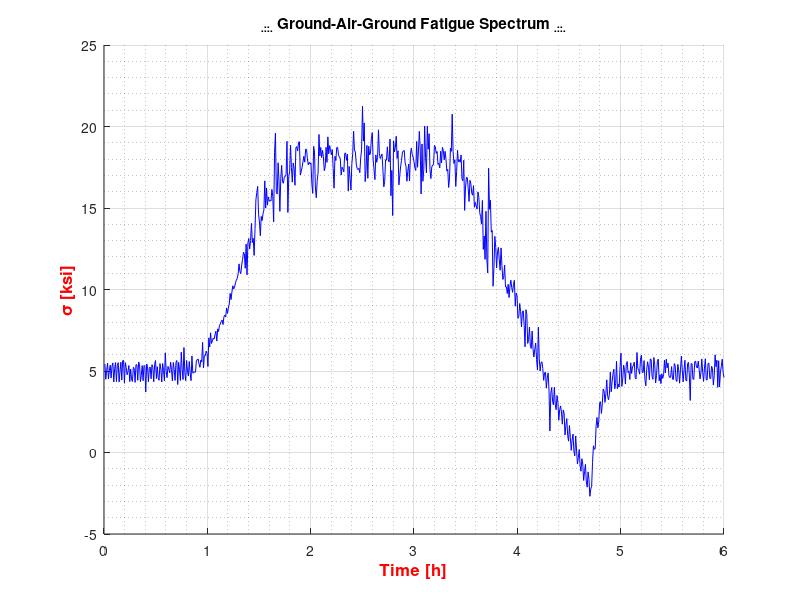

Write MATLAB code to recreate this figure. (Note: this script raises an error after producing the figure.)
clear all
close all
clc
%%
%
Data = load('Pontos Rainflow.txt'); %Cycle Data 
Size_Data = size(Data);
%
%--------------------------------------------------------------------------
%
%
Horas_Voo = 6;
%                             // Plot //  
time_pass = (Horas_Voo/Size_Data(1,1)); %passo de tempo considerando um ciclo GAG de ~6h
t = (0 + time_pass):time_pass:Horas_Voo; %tempo do ciclo GAG 
s = Data; 
%
figure(1)
hold on; grid on; grid minor;
plot(t,s,'LineWidth',0.5,'Color','b')
xlabel('Time [h]','FontSize',12,'FontWeight','bold','Color','r');
ylabel('\sigma [ksi]','FontSize',12,'FontWeight','bold','Color','r');
title('_._:_:_. Ground-Air-Ground Fatigue Spectrum _._:_:_.'); 
%
%--------------------------------------------------------------------------
%
%Picos:
Peaks = findpeaks(Data); %Peaks values in Data array
%
%Vales:
vls = islocalmin(Data); %logical value for local min (valley)
find_valley = find(vls==1); %find logical occurence for local min (Valley positions)
Valleys = Data(find_valley,1); %Valley values in Data array
%
Peaks_Valleys = [Peaks Valleys]; %Matriz Picos e Vales
%
%Tabulação das Posições: Picos x Vales : 
fprintf('\n')
fprintf('\t -------------------------------------------------------------')
fprintf('\n')
fprintf('\t\t\t .::. Tabulação Considerando Picos e Vales .::.')
fprintf('\n')
fprintf('\n')
Tabulation_Peaks_Valleys = array2table(Peaks_Valleys,...
    'VariableNames',{'Picos','Vales'});
disp(Tabulation_Peaks_Valleys);
%
%% RAINFLOW - IMPLEMENTAÇÃO 
%Função Rainflow: Baseado no modelo ASTM E1049-85(2017), porém considera o rainflow "completo"
[c,hist,edges,rmm,idx] = rainflow(Data); %Compute cycle counts for Data. Display the matrix of cycle counts.
c(:,1)=c(:,1).*2; %Aproximação para o método de ocorrências, i.e, considera o rainflow "simplificado"
%
%Tabulação Rainflow : 
fprintf('\n')
fprintf('\t -------------------------------------------------------------')
fprintf('\n')
fprintf('\t\t\t .::. Tabulação do Método Rainflow .::.')
fprintf('\n')
fprintf('\n')
fprintf('\n')
Rainflow_Sample = array2table(c,'VariableNames',{'Cicle_Count','Range','Mean','Start','End'});
Size_Rainflow_Sample = size(Rainflow_Sample);
disp(Rainflow_Sample);
%
figure(2)
histogram('BinEdges',edges','BinCounts',sum(hist,2))
xlabel('Stress Range')  
ylabel('Cycle Counts')
%
%% CÁLCULO DE VIDA ÚTIL:
%
%--------------------------------------------------------------------------
%
%                   // Outputs Método Rainflow //
ll = 1:1:Size_Rainflow_Sample(1,1);
%
Cycle_Count_Table = Rainflow_Sample(ll,1); %Forma Tabular
Cycle_Count_Array = Cycle_Count_Table{:,:}; %Converte a Forma Tabular em Array
%
Range_Table = Rainflow_Sample(ll,2); %Forma Tabular
Range_Array = Range_Table{:,:}; %Converte a Forma Tabular em Array
%
Mean_Table = Rainflow_Sample(ll,3); %Forma Tabular
Mean_Array = Mean_Table{:,:}; %Converte a Forma Tabular em Array
%
Start_Table = Rainflow_Sample(ll,4); %Forma Tabular
Start_Array = Start_Table{:,:}; %Converte a Forma Tabular em Array
%
End_Table = Rainflow_Sample(ll,5); %Forma Tabular
End_Array = End_Table{:,:}; %Converte a Forma Tabular em Array
%
%--------------------------------------------------------------------------
%
%                            // Tensões //
Sigma_Max_Array = (Mean_Array + Range_Array); %Forma Array
Sigma_Max_Table = array2table(Sigma_Max_Array); %Converte a Forma Array em Tabular
%
Sigma_Min_Array = (Mean_Array - Range_Array); %Forma Array
Sigma_Min_Table = array2table(Sigma_Min_Array); %Converte a Forma Array em Tabular
%
Sigma_Med_Array = 0.5*(Sigma_Max_Array + Sigma_Min_Array); %Forma Array
Sigma_Med_Table = array2table(Sigma_Med_Array); %Converte a Forma Array em Tabular
%
%
R_Array = Sigma_Min_Array./Sigma_Max_Array; %Forma Array
R_Table = array2table(R_Array); %Converte a Forma Array em Tabular
%
%--------------------------------------------------------------------------
%
%                              // SWT // 
Sigma_eq_SWT_Array = Sigma_Max_Array.*sqrt((1-R_Array)./2); %Forma Array
Size_Sigma_eq_SWT_Array = size(Sigma_eq_SWT_Array);
Sigma_eq_SWT_Table = array2table(Sigma_eq_SWT_Array); %Converte a Forma Array em Tabular
%
%--------------------------------------------------------------------------
%
%             // Palmgren Miner: Número de Ciclos p/ falhar // 
%
N = Cycle_Count_Array;
Array_Pgm = [Sigma_Min_Array Sigma_Max_Array R_Array Sigma_eq_SWT_Array N]; %Array dados Palmgren Miner
fprintf('\n')
fprintf('\t -------------------------------------------------------------')
fprintf('\n')
fprintf('\t\t\t .::. Tabulação Palmgren Miner .::.')
fprintf('\n')
fprintf('\n')
fprintf('\n')
Tabulation_Pgm_Painel_Inteiro = array2table(Array_Pgm,'VariableNames',{'S_min','S_max','R','S_eq_SWT','N'});
disp(Tabulation_Pgm_Painel_Inteiro);
fprintf('\n')
% ~ ~ ~ ~ ~ ~ ~ ~ ~ ~ ~ ~ ~ ~ ~ ~ ~ ~ ~ ~ ~ ~ ~ ~ ~ ~ ~ ~ ~ ~ ~ ~ ~ ~ ~ ~ ~ 
%              log(N)=11.10-3.97log(S-15.8): Al 2024-T3
%
Sigma_u = 72; %ultimate tensile strength [ksi] for Al 2024-T3
FS = 1.5; %Fator de Segurança
Limit_Clipping = Sigma_u*FS;
Limit_Truncation = 15.8;
%
i=1:1:Size_Sigma_eq_SWT_Array(1,1);
%
%Clipping: Desprezar tensões maiores que Sigma_u*FS
%Truncamento: Desprezar tensões menores de 15.8 ksi (valor retirado da equação da curva S-N do material)
%
j = find(Sigma_eq_SWT_Array(i,1) > Limit_Truncation & Sigma_eq_SWT_Array(i,1) < Limit_Clipping); %posições de Sigma_eq_SWT_Array que atendem às restrições de clipagem e truncamento
%
Sigma_eq_SWT_Array_Remastered = Sigma_eq_SWT_Array(j,Size_Sigma_eq_SWT_Array(1,2));
N_Remastered = N(j,1);
%
% ~ ~ ~ ~ ~ ~ ~ ~ ~ ~ ~ ~ ~ ~ ~ ~ ~ ~ ~ ~ ~ ~ ~ ~ ~ ~ ~ ~ ~ ~ ~ ~ ~ ~ ~ ~ ~ 
%Painel Inteiriço:
Nf_Painel_Inteiro = 10 .^ (11.1 - (3.97.*log10(Sigma_eq_SWT_Array_Remastered - 15.8)) ); %Curva S Vs. log(N): Al 2024-T3
N_Nf_Painel_Inteiro = N_Remastered./Nf_Painel_Inteiro; %Razão N/Nf Palmgren Miner
%
D_Painel_Inteiro = sum(N_Nf_Painel_Inteiro);
Number_of_Cycles_to_Fail_Painel_Inteiro = real(1/D_Painel_Inteiro); %Número de Ciclos GAG (ou Voos) até a falha
Hours_to_Fail_Painel_Inteiro = real(Number_of_Cycles_to_Fail_Painel_Inteiro * Horas_Voo); %Quantidade de horas GAG (ou horas de voo) até a falha
%
fprintf('\t -------------------------------------------------------------')
fprintf('\n')
fprintf('\t\t\t .::. Vida Útil dos Painéis .::.')
fprintf('\n')
fprintf('\t\t\t\t\t\t    .')
fprintf('\n')
fprintf('\t\t\t\t\t\t    .')
fprintf('\n')
fprintf('\t\t\t\t\t\t    .')
fprintf('\n')
fprintf('\t //////////')
fprintf('\n')
fprintf('>> Painel Inteiro:')
fprintf('\n')
fprintf('\n')
disp(Number_of_Cycles_to_Fail_Painel_Inteiro);
fprintf('(Ciclos GAG | Vôos)')
fprintf('\n')
fprintf('\n')
fprintf('. . . . . . . . . . . . .')
fprintf('\n')
fprintf('\t\t ou')
fprintf('\n')
fprintf('. . . . . . . . . . . . .')
fprintf('\n')
fprintf('\n')
disp(Hours_to_Fail_Painel_Inteiro);
fprintf('(Horas)')
fprintf('\n')
%
% ~ ~ ~ ~ ~ ~ ~ ~ ~ ~ ~ ~ ~ ~ ~ ~ ~ ~ ~ ~ ~ ~ ~ ~ ~ ~ ~ ~ ~ ~ ~ ~ ~ ~ ~ ~ ~ 
%Painel Alívio Circular:
Kt_Circular = 3; %Fator de Concentração de Tensão (Kt ~3)
Nf_Painel_Circular = 10 .^ (11.1 - (3.97.*log10((Kt_Circular.*Sigma_eq_SWT_Array_Remastered) - 15.8)) ); %Curva S Vs. log(N): Al 2024-T3
N_Nf_Painel_Circular = N_Remastered./Nf_Painel_Circular; %Razão N/Nf Palmgren Miner
%
D_Painel_Circular = sum(N_Nf_Painel_Circular);
Number_of_Cycles_to_Fail_Painel_Circular = real(1/D_Painel_Circular); %Número de Ciclos GAG (ou Voos) até a falha
Hours_to_Fail_Painel_Circular = real(Number_of_Cycles_to_Fail_Painel_Circular * Horas_Voo); %Quantidade de horas GAG (ou horas de voo) até a falha
%
fprintf('\n')
fprintf('\t //////////')
fprintf('\n')
fprintf('>> Painel Alívio Circular:')
fprintf('\n')
fprintf('\n')
disp(Number_of_Cycles_to_Fail_Painel_Circular);
fprintf('(Ciclos GAG | Vôos)')
fprintf('\n')
fprintf('\n')
fprintf('. . . . . . . . . . . . .')
fprintf('\n')
fprintf('\t\t ou')
fprintf('\n')
fprintf('. . . . . . . . . . . . .')
fprintf('\n')
fprintf('\n')
disp(Hours_to_Fail_Painel_Circular);
fprintf('(Horas)')
fprintf('\n')
%
% ~ ~ ~ ~ ~ ~ ~ ~ ~ ~ ~ ~ ~ ~ ~ ~ ~ ~ ~ ~ ~ ~ ~ ~ ~ ~ ~ ~ ~ ~ ~ ~ ~ ~ ~ ~ ~ 
%Painel Alívio Quadrado:
Kt_Quadrado = 7; %Fator de Concentração de Tensão (Kt 6~8)
Nf_Painel_Quadrado = 10 .^ (11.1 - (3.97.*log10((Kt_Quadrado.*Sigma_eq_SWT_Array_Remastered) - 15.8)) ); %Curva S Vs. log(N): Al 2024-T3
N_Nf_Painel_Quadrado = N_Remastered./Nf_Painel_Quadrado; %Razão N/Nf Palmgren Miner
%
D_Painel_Quadrado = sum(N_Nf_Painel_Quadrado);
Number_of_Cycles_to_Fail_Painel_Quadrado = real(1/D_Painel_Quadrado); %Número de Ciclos GAG (ou Voos) até a falha
Hours_to_Fail_Painel_Quadrado = real(Number_of_Cycles_to_Fail_Painel_Quadrado * Horas_Voo); %Quantidade de horas GAG (ou horas de voo) até a falha
%
fprintf('\n')
fprintf('\t //////////')
fprintf('\n')
fprintf('>> Painel Alívio Quadrado:')
fprintf('\n')
fprintf('\n')
disp(Number_of_Cycles_to_Fail_Painel_Quadrado);
fprintf('(Ciclos GAG | Vôos)')
fprintf('\n')
fprintf('\n')
fprintf('. . . . . . . . . . . . .')
fprintf('\n')
fprintf('\t\t ou')
fprintf('\n')
fprintf('. . . . . . . . . . . . .')
fprintf('\n')
fprintf('\n')
disp(Hours_to_Fail_Painel_Quadrado);
fprintf('(Horas)')
fprintf('\n')
%
% userview = memory;
% [userview,systemview] = memory
